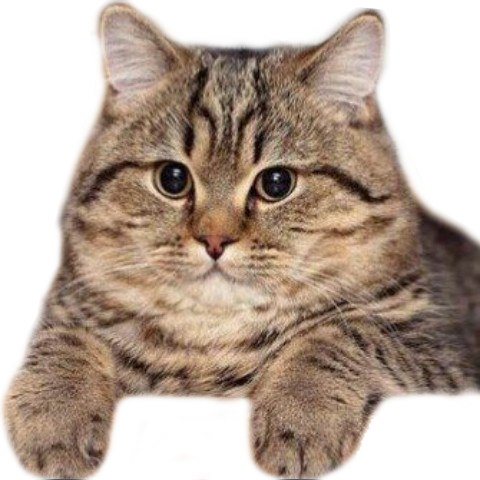
#> input picture cat.png, 480 x 480 px
$ python solution2.py
#> lines starting #> are read from the running program, lines starting #| are printed output that depends on the picture
import numpy as np
from math import exp
import matplotlib.pyplot as plt

def gaussian(x, mu, sigma):
  return exp(-(((x-mu) / (sigma))** 2) / 2.0)

def gauss_kernel(kernel_radius = 2, sigma = 10):
    # считаем элементы ядра
    h_kernel = [gaussian(x, kernel_radius, sigma) for x in range(2 * kernel_radius + 1)]
    v_kernel = [x for x in h_kernel]
    kernel_2d = [[xh * xv for xh in h_kernel] for xv in v_kernel]
    # нормализуем ядро
    kernel_sum = sum([sum(row) for row in kernel_2d])
    kernel_2d = [[x/kernel_sum for x in row] for row in kernel_2d]
    return np.array([np.array(xi) for xi in kernel_2d])

def gaussian_filter(img, windows_size):
    img2 = np.zeros_like(img)
    kernel = gauss_kernel()
    padding = windows_size//2
    for i in range(windows_size//2, img.shape[0] - windows_size//2):
        for j in range(windows_size//2, img.shape[1] - windows_size//2):
            for c in range(img.shape[2]):
                conv = img[i - padding:i + padding+1, j-padding:j+padding+1, c] * kernel
                img2[i, j, c] = conv.sum()

    return img2


img = plt.imread("cat.png")[:, :, :3]
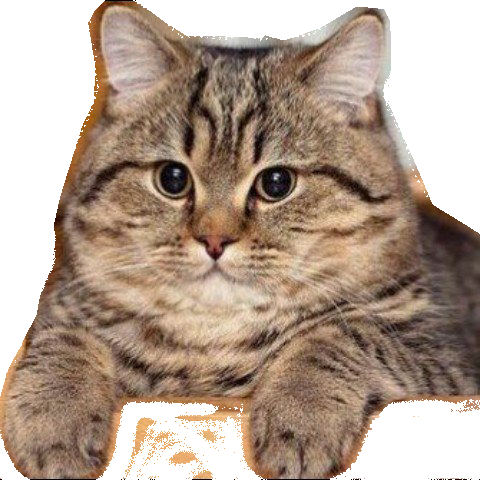
#> img: shape (480, 480, 3) float32; mean R, G, B 0.701, 0.625, 0.567
img2 = gaussian_filter(img, 5)
#> after the loop in gaussian_filter, `for i in range(windows_size//2, img.shape[0] - windows_size//2):`:
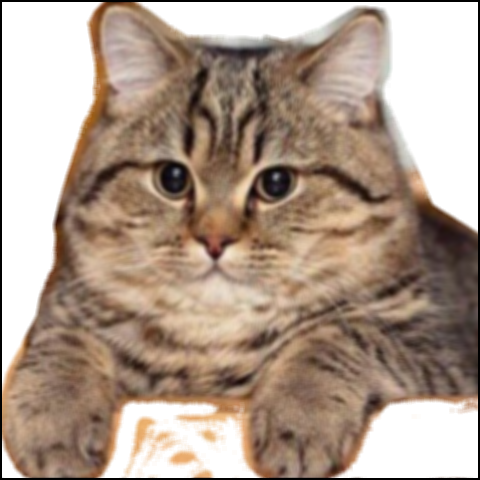
#> img2: shape (480, 480, 3) float32; mean R, G, B 0.687, 0.611, 0.554

fig, axs = plt.subplots(1, 2)
axs = axs.ravel()

axs[0].imshow(img)
axs[1].imshow(img2)
plt.show()
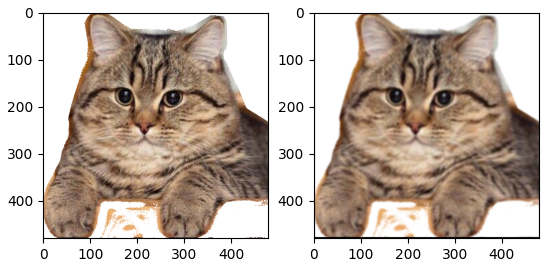
#> figure drawn by matplotlib, 2 panels
